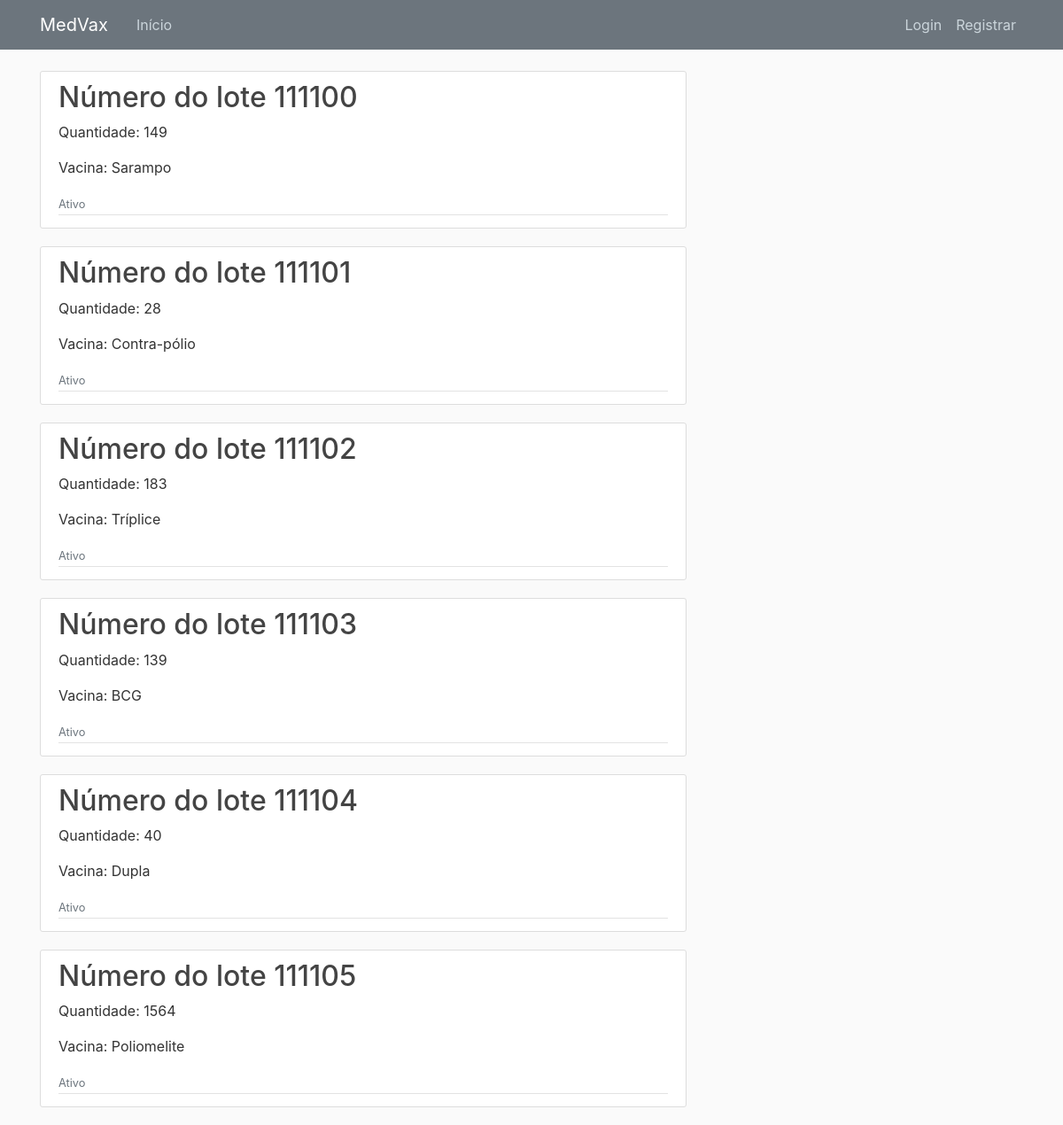
The app's page /storage/ with its own data.
### storage/models.py (models this page shows, shortened)
class Storage(models.Model):
    escolha_ativo = (('A', 'Ativo'), ('I', 'Inativo'))
    lote = models.CharField(max_length=30)
    vax = models.ForeignKey(Vax, on_delete=models.DO_NOTHING)
    quantidade = models.IntegerField()
    descricao = models.TextField()
    date_posted = models.DateTimeField(default=timezone.now)
    author = models.ForeignKey(User, on_delete=models.CASCADE)
    ativo = models.CharField(max_length=1, choices=escolha_ativo)

### vax/models.py (models this page shows, shortened)
class Vax(models.Model):
    nome = models.CharField(max_length=100)
    descricao = models.TextField()
    dose = models.IntegerField()
    temperatura = models.FloatField()
    milimeter = models.FloatField()
    author = models.ForeignKey(User, on_delete=models.CASCADE)
    def __str__(self):
        return self.nome

### storage/views.py (the view)
# urls.py: path('storage/', StorageListView.as_view(), name='storage-list'),
class StorageListView(ListView):
    model = Storage
    template_name = 'storage/home.html'  # <app>/<model>_<viewtype>.html
    context_object_name = 'storages'
    ordering = ['lote']

### storage/templates/storage/home.html
{% extends "blog/base.html" %}
{% block content %}
    {% for storage in storages %}
    <article class="media content-section">
        <div class="media-body">
            <h2><a class="article-title" href="{% url 'storage-detail' storage.id %}">Número do lote {{ storage.lote }}</a></h2>
            <p class="article-content">Quantidade: {{ storage.quantidade }}</p>
            <p class="article-content">Vacina: {{ storage.vax }}</p>
            <div class="article-metadata">
                {% if storage.ativo == "A" %}
                <small class="text-muted"> Ativo</small>
                {% else %}
                <small class="text-muted"> Inativo</small>
                {% endif %}
            </div>
        </div>
    </article>
    {% endfor %}
{% endblock content %}

### blog/static/blog/main.css (style rules this page uses)
body { background: #fafafa; color: #333333; margin-top: 5rem; }
h1, h2, h3, h4, h5, h6 { color: #444444; }
.content-section { background: #ffffff; padding: 10px 20px; border: 1px solid #dddddd; border-radius: 3px; margin-bottom: 20px; }
.article-title { color: #444444; }
.article-content { white-space: pre-line; }
.article-metadata { padding-bottom: 1px; margin-bottom: 4px; border-bottom: 1px solid #e3e3e3 }

### records on screen
Storage: lote "111100", quantidade "149", vax "Sarampo", ativo "Ativo"
Storage: lote "111101", quantidade "28", vax "Contra-pólio", ativo "Ativo"
Storage: lote "111102", quantidade "183", vax "Tríplice", ativo "Ativo"
Storage: lote "111103", quantidade "139", vax "BCG", ativo "Ativo"
Storage: lote "111104", quantidade "40", vax "Dupla", ativo "Ativo"
Storage: lote "111105", quantidade "1564", vax "Poliomelite", ativo "Ativo"
